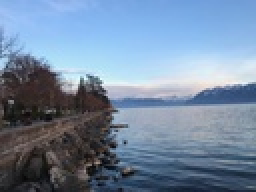
%> input picture lake_gen.jpg, 128 x 96 px, shrunk from 807 x 605 before the run (shown 2 times larger)
$ octave seam_carving_main.m   (GNU Octave 9; MATLAB toolbox functions it lacks are replaced by stand-ins)
%> lines starting %> are read from the running program, lines starting %| are printed output that depends on the picture
%> further down, im is the input picture: size 96x128x3 uint8; mean R, G, B 115.8, 136.4, 160.6
### seam_carving.m
function o_im = seam_carving(im, scale_on, scale_factor)
%> called with scale_on = 'c', scale_factor = 0.75

im = im2double(im);
%> im: size 96x128x3 double
if scale_on == 'r'
    im = permute(im, [2,1,3]);
end
sz = size(im);
%> sz = [96 128 3]

iters = round(sz(2)*(1-scale_factor));
%> iters = 32
o_im = im;
for i=1:iters
    % Create energy map
    e_map = create_energy_map(o_im);

    % Find minimum energy seam
    [M , idx_M] = min_energy_vert_seam(e_map);

    % carve out the seam
    o_im = carve_vert_seam(o_im, M, idx_M);
end
%> this loop made 32 passes
%> pass 1, in create_energy_map, `[g_x, g_y] = imgradientxy(rgb2gray(im), 'prewitt');`:
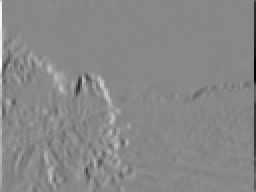
%> g_x: size 96x128 double (shown 2 times larger); min -2.7, max 2.36, mean 0.00354; drawn with min black and max white
%> pass 1, in create_energy_map, `[g_x, g_y] = imgradientxy(rgb2gray(im), 'prewitt');`:
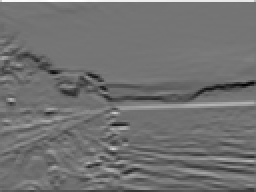
%> g_y: size 96x128 double (shown 2 times larger); min -1.75, max 2.14, mean -0.0142; drawn with min black and max white
%> pass 1, in create_energy_map, `e_map = abs(g_x) + abs(g_y);`:
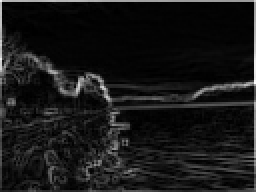
%> e_map: size 96x128 double (shown 2 times larger); min 2.22e-16, max 2.93, mean 0.273; drawn with min black and max white
%> pass 1, in seam_carving, `[M , idx_M] = min_energy_vert_seam(e_map);`:
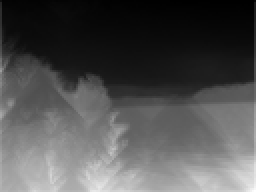
%> M: size 96x128 double (shown 2 times larger); min 1.77, max 18.16, mean 7.03; drawn with min black and max white
%> after the loop:
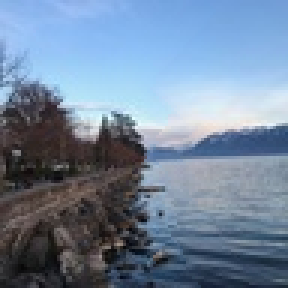
%> o_im: size 96x96x3 double (shown 3 times larger); mean R, G, B 0.446, 0.522, 0.613

if scale_on == 'r'
    o_im = permute(o_im, [2,1,3]);
end

end

### create_energy_map.m
function e_map = create_energy_map(im)
% Compute energy map
[g_x, g_y] = imgradientxy(rgb2gray(im), 'prewitt');
e_map = abs(g_x) + abs(g_y);
end

### min_energy_vert_seam.m
function [M , idx_M] = min_energy_vert_seam(e_map)

sz = size(e_map);
M = e_map;
idx_M = zeros(sz);

for i=2:sz(1)
    for j = 1:sz(2)
        if j == 1
            [min_val, prev_idx] = min(M(i-1,j:j+1));
            idx_M(i,j) = j + (prev_idx-1);
        elseif j == sz(2)
            [min_val, prev_idx] = min(M(i-1,j-1:j));
            idx_M(i,j) = j + (prev_idx-2);
        else
            [min_val, prev_idx] = min(M(i-1,j-1:j+1));
            idx_M(i,j) = j + (prev_idx-2);
        end


        M(i,j) = M(i,j) + min_val;
    end


end
end

### carve_vert_seam.m
function op_im = carve_vert_seam(im_2, M, idx_M)

sz = size(M);
mask = zeros(sz);
mask = (mask == 1);

[~,j] = min(M(sz(1),:));

for i = sz(1):-1:1
    mask(i,j)= 1;
    j = idx_M(i,j);
end

% reconstruct
op_im = zeros(sz(1),sz(2)-1,3);
for i =1:sz(1)
   cx = find(mask(i,:));
   op_im(i,1:cx-1,:) = im_2(i,1:cx-1,:);
   op_im(i,cx:end,:) = im_2(i,cx+1:end,:);
end

end

### seam_carving_main.m
clear
clc
close all

im = imread('lake_gen.jpg');
imshow(im);

% Scaling factor
scale_on = 'c'; % can be made to 'r' for rows
scale_factor = 0.75;


o_im = seam_carving(im, scale_on, scale_factor);
figure, imshow(o_im)

figure, subplot(1,2,1), imshow(im)
subplot(1,2,2), imshow(o_im)
